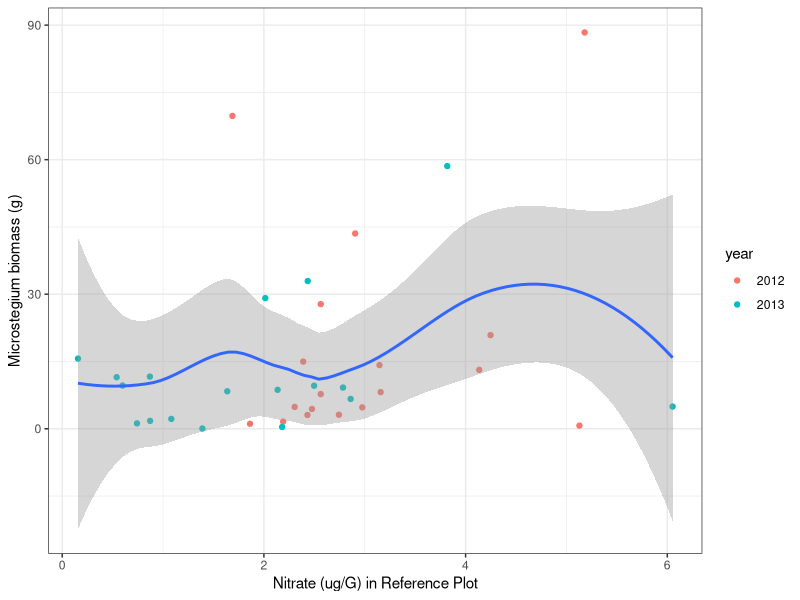
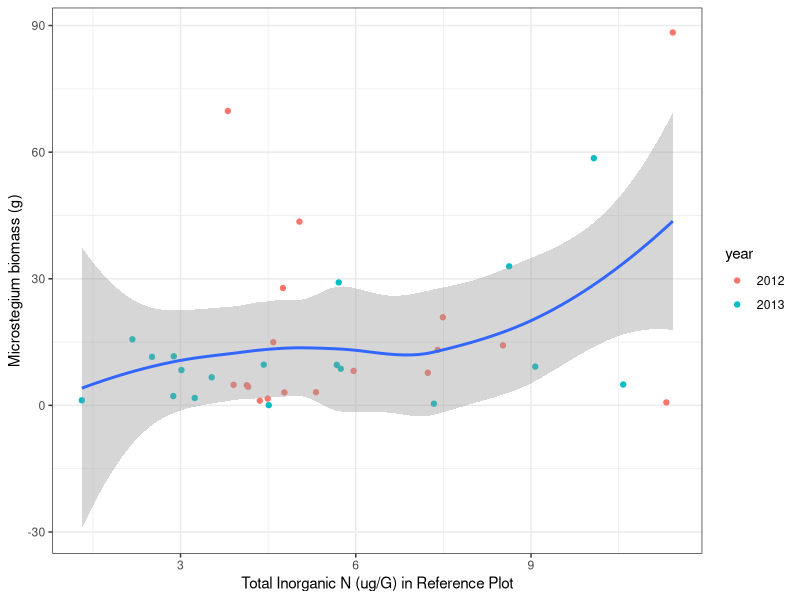
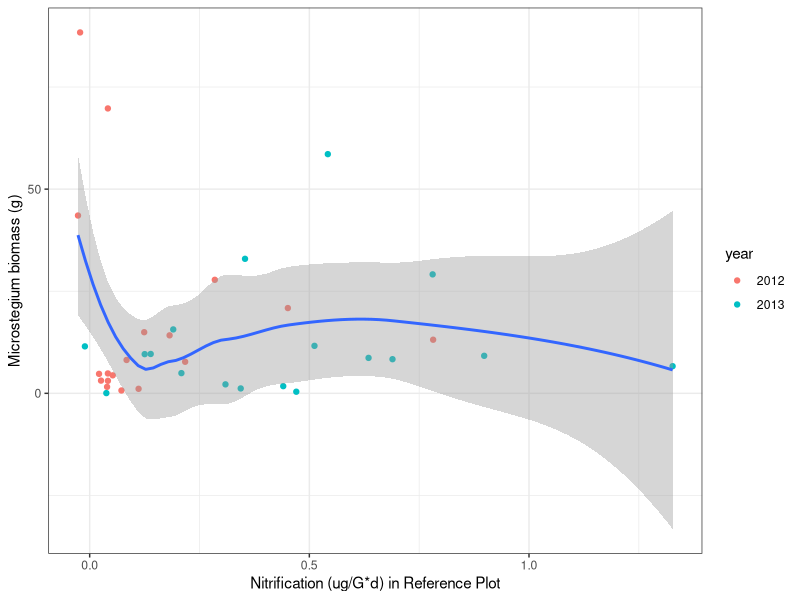
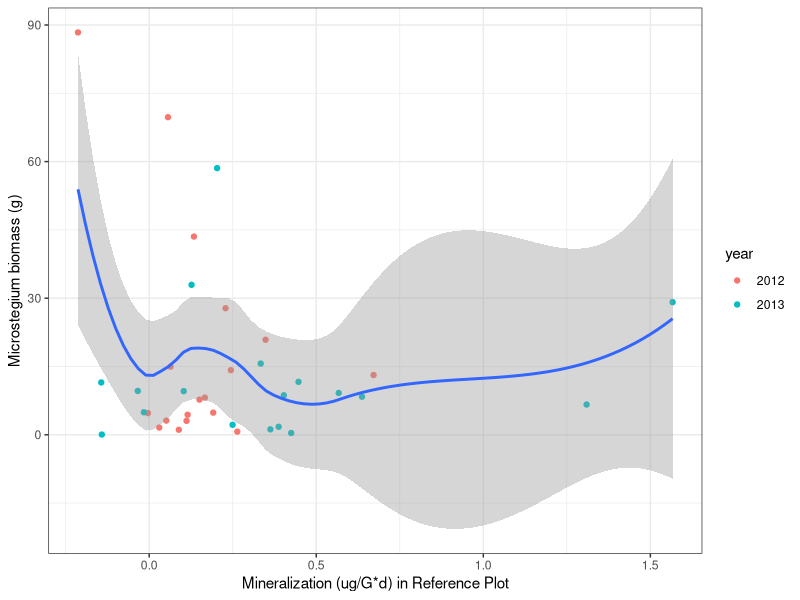
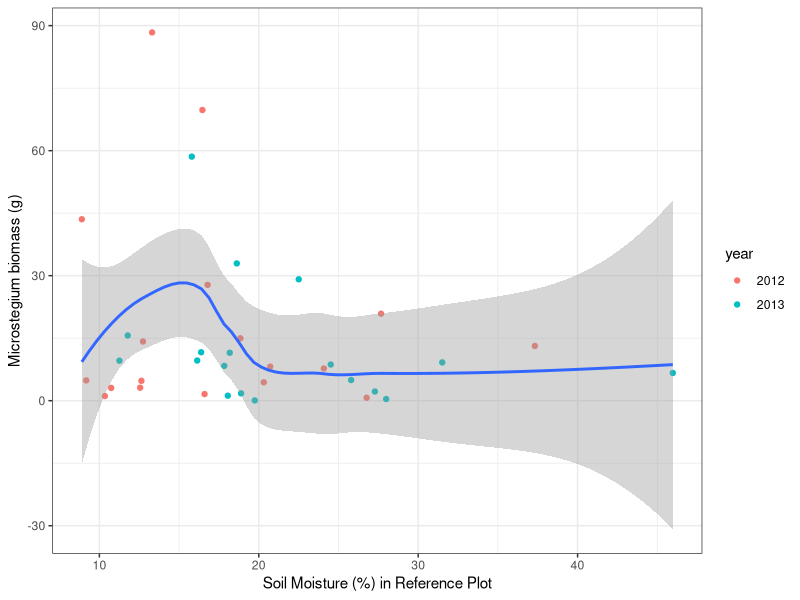

These charts were generated, in order, by the following R code:
#question1.R
#files needed: tab-delim files in 'e8DataPackage_080314_clean' folder
#question1: How does invader biomass vary across resource availability?

#########################################################
#load data

#soil data (sd)
sd<-read.table("e8DataPackage_080314_clean/e8_plothalfSoilData_clean.txt",header=TRUE,sep="\t")
sd_dic<-read.table("e8DataPackage_080314_clean/e8_plothalfSoilData_dictionary_clean.txt",header=TRUE,sep="\t")

#veg data (vd)
vd<-read.table("e8DataPackage_080314_clean/e8_plothalfVegData_clean.txt",header=TRUE,sep="\t")
vd_dic<-read.table("e8DataPackage_080314_clean/e8_plothalfVegData_dictionary_clean.txt",header=TRUE,sep="\t")


#########################################################
#Make dataframe to plot: invader biomass vs native subplot resource availability
library(dplyr)

#pull out just the invaded rows of data
vdt1<-filter(vd,inv == "I")
#make a df with just 2012 and 2013 data
vdt2<-filter(vdt1,year != "2011")
dim(vdt2)

#pull out just the native rows of data
sdt1<-filter(sd,inv == "N") 
#make a df for the top depth
sdt2<-filter(sdt1,depth == "T") 
dim(sdt2)

#merge the veg and soil dfs by plotid
test<-cbind(sdt2[,'plotid'],vdt2[,'plotid'])
test #are plotid rows aligned? yes.
colnames(sdt2); colnames(vdt2)

sv<-cbind(sdt2[,c(1,3:16)], yrplotname=sdt2[,18], vdt2[,7:11], total=vdt2[,16])
View(sv)

#########################################################
#Plot: invader biomass vs native subplot resource availability... color points by year
library(ggplot2); theme_set(theme_bw())
str(sv)
sv$year<-as.factor(sv$year)

soil_shortname<-c('noi','toti','nitrifd','minzd','soilmoi')
soil_longname<-c('Nitrate (ug/G) in Reference Plot','Total Inorganic N (ug/G) in Reference Plot','Nitrification (ug/G*d) in Reference Plot','Mineralization (ug/G*d) in Reference Plot','Soil Moisture (%) in Reference Plot')

i<-0
for (i in 1:length(soil_shortname)){
  p<-ggplot(sv,aes(sv[,soil_shortname[i]], y = mv)) + geom_point(aes(color=year)) +
    geom_smooth(aes())+
    xlab(soil_longname[i]) + ylab("Microstegium biomass (g)")
  print(p)
}

i<-0
store<-numeric(0)
for (i in 1:length(soil_shortname)){
  x<-sv[,soil_shortname[i]]
  y<-sv[,'mv']
  year<-sv[,'year']
  fit<-lm(y~x*year)
  pvalx<-summary(fit)$coefficients[2,4]
  pvalyear<-summary(fit)$coefficients[3,4]
  pvalint<-summary(fit)$coefficients[4,4]
  r2<-summary(fit)$r.squared
  row<-c(pvalx, pvalyear, pvalint,r2)
  store<-rbind(store,row)
}
colnames(store)<-c('pvalx','pvalyear','pvalint','r2')
rownames(store)<-soil_shortname
store
